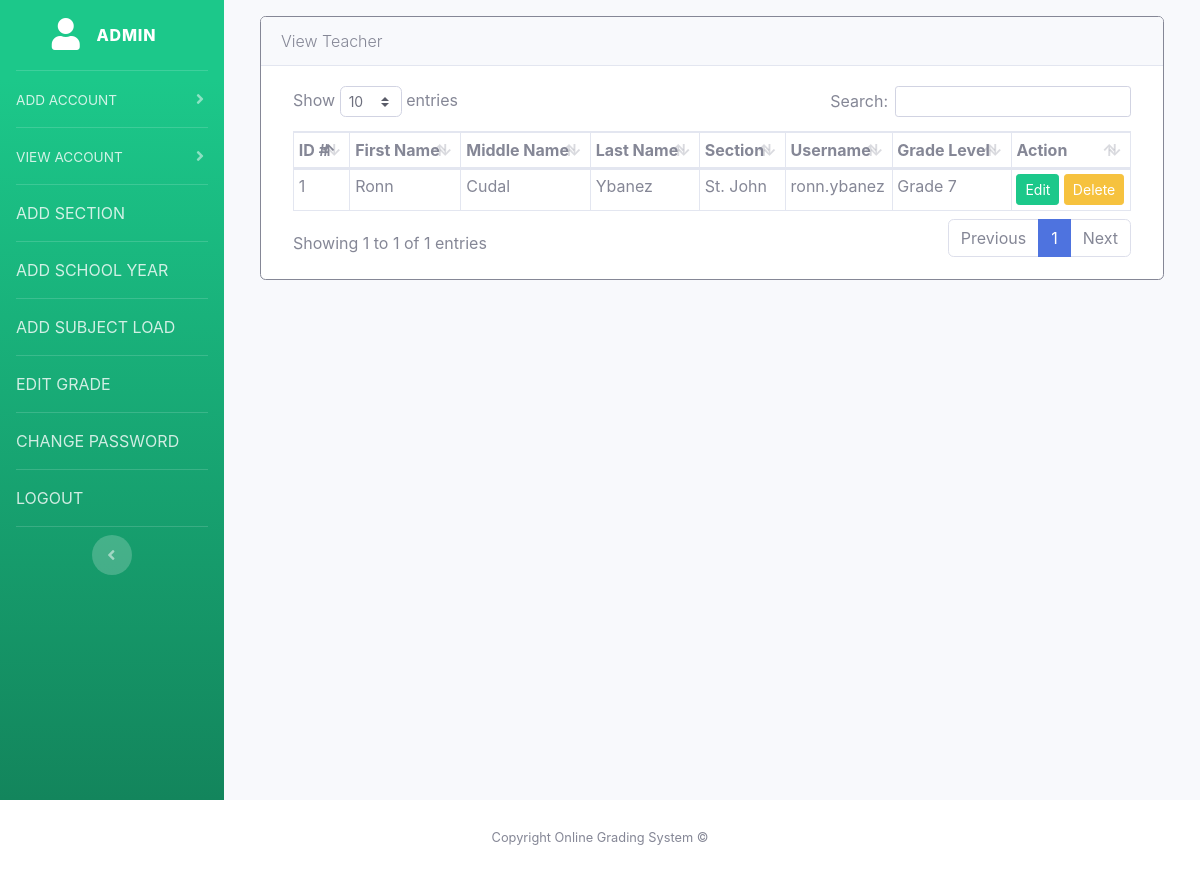
The page /index.php?p=principals&a=view-teacher (signed in) on the database its author committed.
### tables this page shows
CREATE TABLE `teachers` (
  `id` int NOT NULL,
  `level_id` varchar(11) DEFAULT NULL,
  `first_name` varchar(255) DEFAULT NULL,
  `middle_name` varchar(255) NOT NULL,
  `last_name` varchar(255) NOT NULL,
  `section` varchar(255) DEFAULT NULL,
  `username` varchar(255) DEFAULT NULL,
  `password` varchar(255) DEFAULT NULL
);

CREATE TABLE `section` (
  `id` int NOT NULL,
  `name` varchar(255) DEFAULT NULL,
  `level_id` int NOT NULL
);

CREATE TABLE `levels` (
  `id` int NOT NULL,
  `name` varchar(255) DEFAULT NULL
);

### index.php (called while the page is built, shortened)
<?php
include 'views/inc/header.php';
include 'sys/routes.php';
include 'views/inc/footer.php';
?>

### views/admin/view-teacher.php (the view, shortened to what this page needs)
<div class="card border-secondary mt-3">
  <div class="card-header">
  	<p class="lead m-0">View Teacher</p>
  </div>
  <div class="card-body">
<?php if (count($teachers) == 0) { ?>
    <div class="col-md-6 m-auto text-center">
        <p class="lead">No teachers found.</p>
    </div>
<?php } else { ?>
    <div class="col-md-12 table-responsive">
        <table id="view-teacher-table" class="table table-bordered table-sm">
            <thead>
                <tr>
                    <th>ID #</th>
                    <th>First Name</th>
                    <th>Middle Name</th>
                    <th>Last Name</th>
                    <th>Section</th>
                    <th>Username</th>
                    <th>Grade Level</th>
                    <th>Action</th>
                </tr>
            </thead>
            <tbody>
                <?php foreach ($teachers as $key => $teacher) { ?>
                <tr>
                    <td><?php echo $teacher['id']; ?></td>
                    <td><?php echo $teacher['first_name']; ?></td>
                    <td><?php echo $teacher['middle_name']; ?></td>
                    <td><?php echo $teacher['last_name']; ?></td>
                    <td><?php echo $teacher['section_name']; ?></td>
                    <td><?php echo $teacher['username']; ?></td>
                    <td><?php echo $teacher['level_name']; ?></td>
                    <td>
                        <button class="btn btn-success btn-sm" data-toggle="modal" data-target="#edit-modal-<?php echo $teacher['id']; ?>">Edit</button>
                        <button class="btn btn-warning btn-sm" data-toggle="modal" data-target="#delete-modal-<?php echo $teacher['id']; ?>">Delete</button>
                    </td>
                </tr>
                <?php } ?>
            </tbody>
        </table>
    </div>
    </div>
<?php } ?>
  </div>
</div>

### rows shown on the page
teachers: id "1", first_name "Ronn", middle_name "Cudal", last_name "Ybanez", section.name "St. John", username "ronn.ybanez", level.name "Grade 7"

### other values the page prints
$navbar['title'] "ADMIN"
str_replace("-"," ",$key) "ADD ACCOUNT"
str_replace("-"," ",$key) "VIEW ACCOUNT"
str_replace("-"," ",$key) "ADD SECTION"
str_replace("-"," ",$key) "ADD SCHOOL YEAR"
str_replace("-"," ",$key) "ADD SUBJECT LOAD"
str_replace("-"," ",$key) "EDIT GRADE"
str_replace("-"," ",$key) "CHANGE PASSWORD"
str_replace("-"," ",$key) "LOGOUT"
